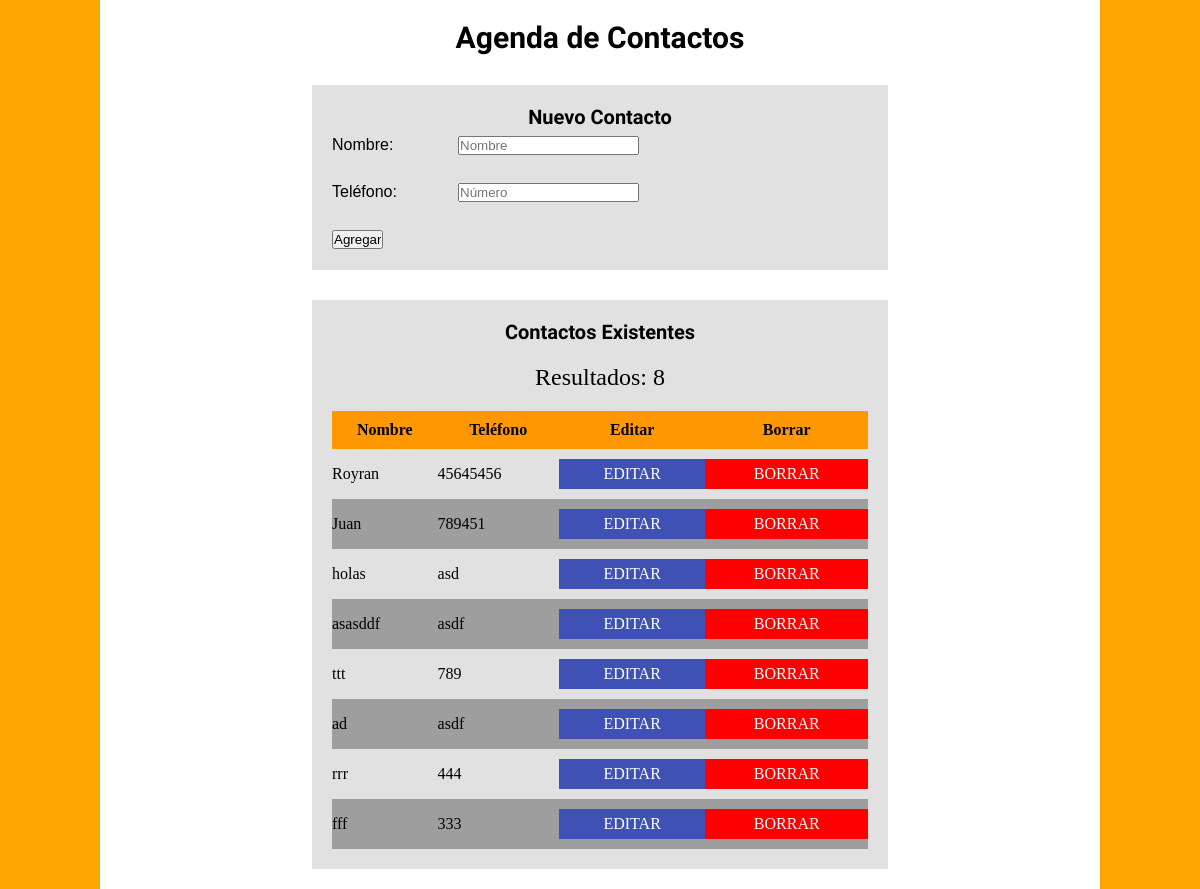
The page / on the database its author committed.
### tables this page shows
CREATE TABLE `contactos` (
  `id` int(11) NOT NULL,
  `nombre` varchar(50) NOT NULL,
  `numero` varchar(15) NOT NULL
);

### index.php (the view, shortened to what this page needs)
<?php
   try {
        require_once('funciones/bd_conexion.php');
        $sql = 'SELECT * FROM contactos';
        $resultado = $conn->query($sql);
   } catch (Exception $e) {
         $error = $e->getMessage();
   }
?>
<!DOCTYPE html>
<html>
  <head>
    <link rel="stylesheet" href="css/estilos.css" media="screen" title="no title">
  </head>
  <body>
    <div class="contenedor">
      <h1>Agenda de Contactos</h1>
        <div class="contenido">
              <div id="crear_contacto" class="crear">
                  <h2>Nuevo Contacto</h2>
                  <form action="crear.php" method="post" id="formulario_crear_usuario">
                          <div class="campo">
                              <label for="nombre">Nombre:</label>
                              <input type="text" name="nombre" id="nombre" placeholder="Nombre">
                          </div>
                          <div class="campo">
                              <label for="numero">Teléfono:</label>
                              <input type="text" name="numero" id="numero" placeholder="Número">
                          </div>
                          <input type="submit" value="Agregar" id="agregar" class="boton">
                  </form>
              </div>
        </div>
        <div class="contenido existentes">
            <h2>Contactos Existentes</h2>
            <p>Resultados: <?php echo $resultado->num_rows; ?> </p>
            <table>
                <thead>
                    <tr>
                        <th>Nombre</th>
                        <th>Teléfono</th>
                        <th>Editar</th>
                        <th>Borrar</th>
                    </tr>
                    </thead>
                    <tbody>
                        <?php while($registros = $resultado->fetch_assoc() ) { ?>
                            <tr>
                                <td>
                                <?php echo $registros['nombre']; ?>
                                </td>
                                <td>
                                <?php echo $registros['numero']; ?>
                                </td>
                                <td>
                                <a href="editar.php?id=<?php echo $registros['id']; ?>">Editar</a>
                                </td>
                                <td class="borrar">
                                <a href="borrar.php?id=<?php echo $registros['id']; ?>">Borrar</a>
                                </td>
                            </tr>
                            <?php } ?>
                    </tbody>
                  </table>
              </div>
            </div>
  </body>
</html>

### css/estilos.css (style rules this page uses)
html { box-sizing: border-box; }
*, *:after, *:before { box-sizing: inherit; margin:0; padding:0; }
body { background-color: orange; }
.contenedor { max-width:1000px; margin:0 auto; padding: 20px; background-color: #ffffff; }
h1, h2 { text-align: center; font-family: 'Proza Libre', sans-serif; }
div.contenido { width: 60%; margin: 30px auto 0 auto; font-size: 24px; }
h1 { font-size: 30px; }
h2 { font-size: 20px; }
div.crear { padding: 20px; background-color: #e1e1e1; }
div.campo { margin-bottom: 20px; }
div.campo label { width: 120px; display: inline-block; font-size: 16px; font-family: Arial, Helvetica, Serif; }
div.existentes { padding: 20px; background-color: #e1e1e1; }
div.existentes table { width: 100%; font-family: geneva; font-size: 16px; border-collapse: collapse; }
div.existentes table thead { background-color: #ff9800; }
div.existentes table thead th { padding:10px 0; }
div.existentes table tbody tr:nth-child(even) { background-color: #9e9e9e; }
div.existentes table a { background-color: #3f51b5; padding: 5px 10px; display: block; text-align: center; color: #ffffff; text-transform: uppercase; text-decoration: none; }
div.existentes table td { padding: 10px 0; line-height: 20px; }
div.existentes h2 { margin-bottom: 20px; }
div.existentes p { text-align: center; margin-bottom: 20px; }
td.borrar a { background-color: red!important; }

### rows shown on the page
contactos: nombre "Royran", numero "45645456"
contactos: nombre "Juan", numero "789451"
contactos: nombre "holas", numero "asd"
contactos: nombre "asasddf", numero "asdf"
contactos: nombre "ttt", numero "789"
contactos: nombre "ad", numero "asdf"
contactos: nombre "rrr", numero "444"
contactos: nombre "fff", numero "333"

### other values the page prints
$resultado->num_rows "8"
